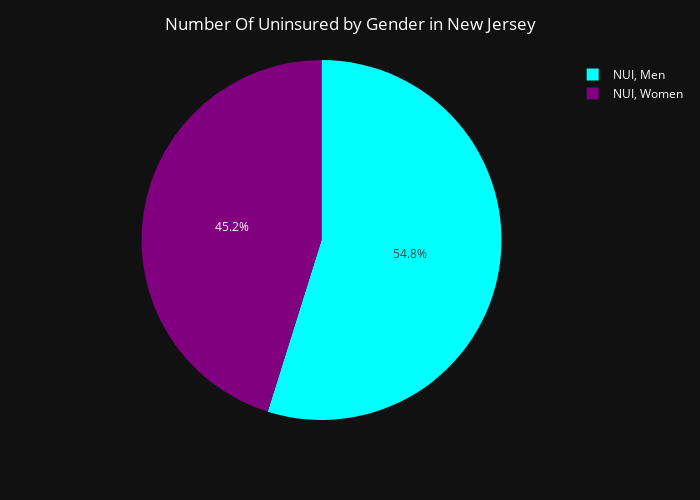

The code cell stored with this chart in its notebook:
### Code cell
# 7 Pie chart

# Here I set the colors I will be using for the visualizations
colors = {
    'background': '#111111',
    'text': '#7FDBFF'
}

df7= cities[['NUI, Men', 'NUI, Women']]

df7 = df7[['NUI, Men', 'NUI, Women']].sum()

df7 = pd.DataFrame(df7)

df7 = df7.reset_index()

# Didnt use an equals sign because this just renames the existing dataframe instead of renaming a copy of the dataframe.
df7.rename(columns = {'index':'Gender', 0:'Number Of Uninsured'}, inplace = True)

fig_7 = px.pie(df7, values='Number Of Uninsured', names='Gender', color_discrete_sequence=['cyan','purple'])

fig_7.update_layout(
    title='Number Of Uninsured by Gender in New Jersey'
)

# this is where I center the title for the visualization
fig_7.update_layout(
    title=dict(x=0.5), #set title in the center
    plot_bgcolor=colors['background'],
    paper_bgcolor=colors['background'],
    font_color='white',
    height = 500,
    width = 700
)

fig_7.show()

### Figure 1 — Plotly figure (JSON) as saved in the notebook; plotly's stock layout.template omitted (floating-point values rounded to 4 significant figures)
{"data": [{"domain": {"x": [0, 1], "y": [0, 1]}, "hovertemplate": "Gender=%{label}<br>Number Of Uninsured=%{value}<extra></extra>", "labels": ["NUI, Men", "NUI, Women"], "legendgroup": "", "name": "", "showlegend": true, "type": "pie", "values": [363518, 299399]}], "layout": {"font": {"color": "white"}, "height": 500, "legend": {"tracegroupgap": 0}, "margin": {"t": 60}, "paper_bgcolor": "#111111", "piecolorway": ["cyan", "purple"], "plot_bgcolor": "#111111", "title": {"text": "Number Of Uninsured by Gender in New Jersey", "x": 0.5}, "width": 700}}
